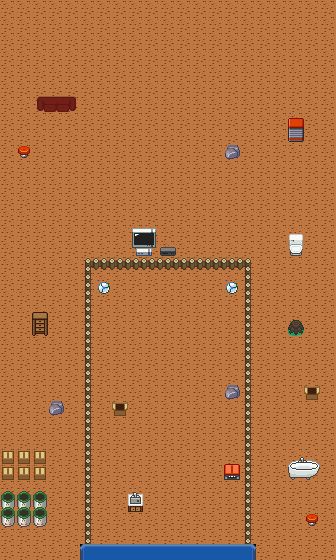

The image is a tile-based game level rendered from a .tmx file. Its description and source (layers, tilesets, objects; grid data summarised) follow:
An orthogonal 21x35 tile map with 16x16 px tiles, 4 tile layers (Tile Layer 1, Tile Layer 2, Tile Layer 3, Above Player), 3 tilesets and 40 objects (21x collision, 19x event).

<map version="1.8" tiledversion="1.8.0" orientation="orthogonal" renderorder="right-down" compressionlevel="0" width="21" height="35" tilewidth="16" tileheight="16" infinite="0" nextlayerid="7" nextobjectid="46">
 <tileset firstgid="1" name="KelvinShadewing_Terrain" tilewidth="16" tileheight="16" tilecount="285" columns="19">
  <image source="../../gfx/tilesets/KelvinShadewing_Terrain.png" width="304" height="240" />
 </tileset>
 <tileset firstgid="286" name="KelvinShadewing_Buildings" tilewidth="16" tileheight="16" tilecount="680" columns="20">
  <image source="../../gfx/tilesets/KelvinShadewing_Buildings.png" width="320" height="544" />
 </tileset>
 <tileset firstgid="966" name="core_set pieces" tilewidth="16" tileheight="16" tilecount="1550" columns="31">
  <image source="../../gfx/tilesets/core_set pieces.png" width="496" height="800" />
 </tileset>
 <layer id="1" name="Tile Layer 1" width="21" height="35">
  <data>[735 cells, 725 non-empty, 6 distinct tile ids]</data>
 </layer>
 <layer id="2" name="Tile Layer 2" width="21" height="35">
  <data>[735 cells, 98 non-empty, 32 distinct tile ids]</data>
 </layer>
 <layer id="3" name="Tile Layer 3" width="21" height="35">
  <data>[735 cells, 6 non-empty, 1 distinct tile ids]</data>
 </layer>
 <layer id="4" name="Above Player" width="21" height="35">
  <data>[735 cells, 2 non-empty, 2 distinct tile ids]</data>
 </layer>
 <objectgroup color="#ff0000" id="5" name="Collision">
  <object id="1" type="collision" x="32" y="96" width="48" height="16" />
  <object id="2" type="collision" x="16" y="144" width="16" height="16" />
  <object id="3" type="collision" x="128" y="224" width="48" height="32" />
  <object id="4" type="collision" x="224" y="144" width="16" height="16" />
  <object id="5" type="collision" x="288" y="112" width="16" height="32" />
  <object id="6" type="collision" x="288" y="224" width="16" height="32" />
  <object id="7" type="collision" x="288" y="320" width="16" height="16" />
  <object id="8" type="collision" x="224" y="384" width="16" height="16" />
  <object id="9" type="collision" x="32" y="304" width="16" height="32" />
  <object id="10" type="collision" x="48" y="400" width="16" height="16" />
  <object id="12" type="collision" x="0" y="448" width="48" height="80" />
  <object id="13" type="collision" x="288" y="464" width="32" height="16" />
  <object id="14" type="collision" x="304" y="384" width="16" height="16" />
  <object id="17" type="collision" x="240" y="256" width="16" height="288" />
  <object id="19" type="collision" x="80" y="256" width="16" height="288" />
  <object id="20" type="collision" x="96" y="256" width="144" height="16" />
  <object id="21" type="collision" x="112" y="400" width="16" height="16" />
  <object id="22" type="collision" x="128" y="496" width="16" height="16" />
  <object id="23" type="collision" x="96" y="272" width="16" height="16" />
  <object id="24" type="collision" x="224" y="272" width="16" height="16" />
  <object id="25" type="event" x="224" y="272" width="16" height="16">
   <properties>
    <property name="act10" value="add_monster fruitera,10" />
    <property name="act20" value="set_variable got_Fruitera:true" />
    <property name="act30" value="dialog ${{name}}: I got a Fruitera!" />
    <property name="act40" value="set_variable got_first_tuxemon:true" />
    <property name="cond10" value="is player_facing_tile" />
    <property name="cond20" value="is button_pressed K_RETURN" />
    <property name="cond30" value="not variable_set got_first_tuxemon:true" />
    <property name="cond40" value="is variable_set maple_bedroom1:true" />
   </properties>
  </object>
  <object id="26" type="event" x="96" y="272" width="16" height="16">
   <properties>
    <property name="act10" value="add_monster bamboon,10" />
    <property name="act20" value="set_variable got_Bamboon:true" />
    <property name="act30" value="dialog ${{name}}: I got a Bamboon!" />
    <property name="act40" value="set_variable got_first_tuxemon:true" />
    <property name="cond10" value="is player_facing_tile" />
    <property name="cond20" value="is button_pressed K_RETURN" />
    <property name="cond30" value="not variable_set got_first_tuxemon:true" />
    <property name="cond40" value="is variable_set maple_bedroom1:true" />
   </properties>
  </object>
  <object id="27" type="collision" x="224" y="464" width="16" height="16" />
 </objectgroup>
 <objectgroup color="#ffff00" id="6" name="Events">
  <!-- 17 objects omitted --></objectgroup>
</map>
<!-- 17 of 40 objects omitted -->
